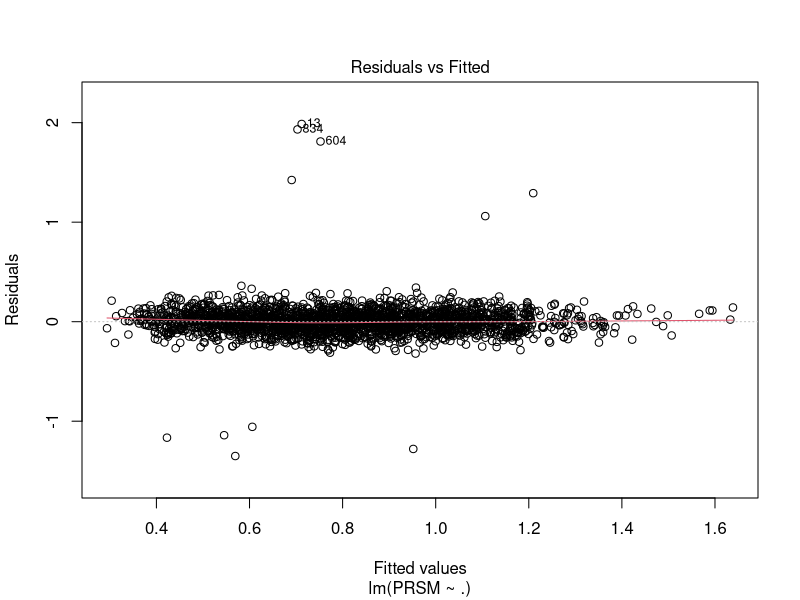
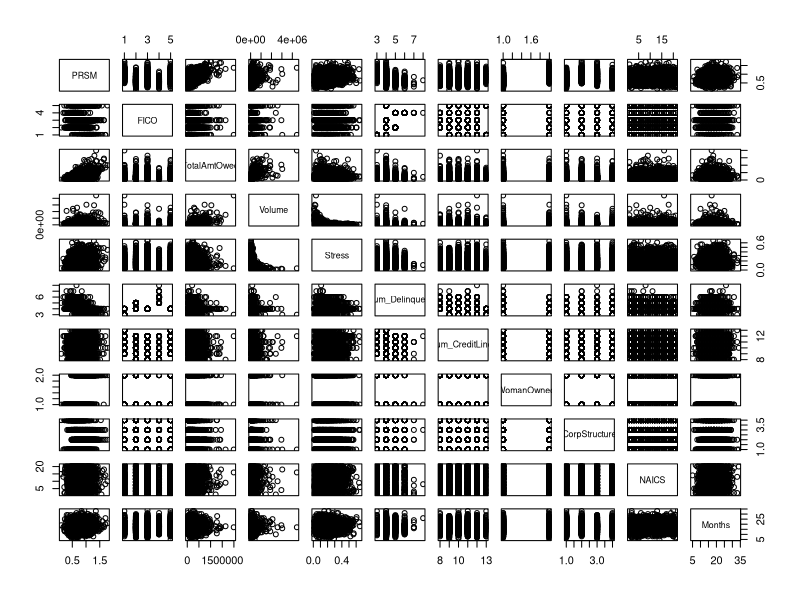
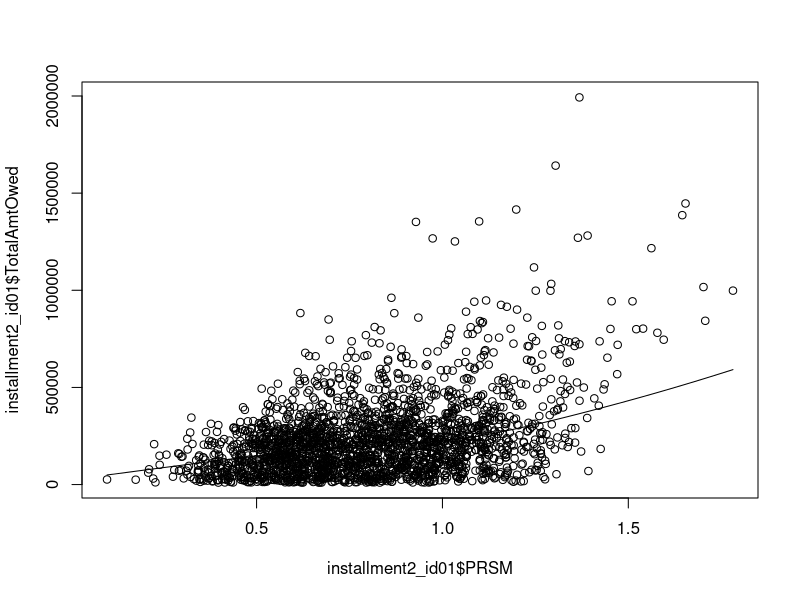
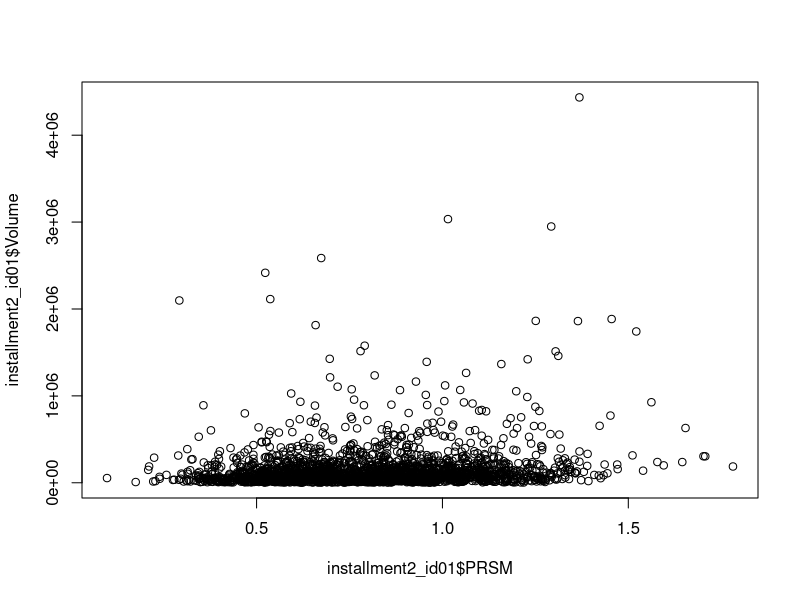
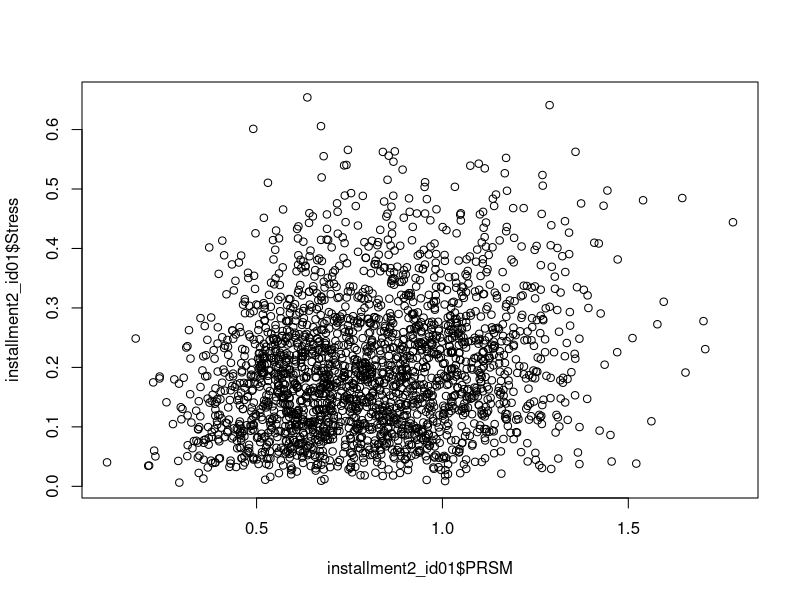
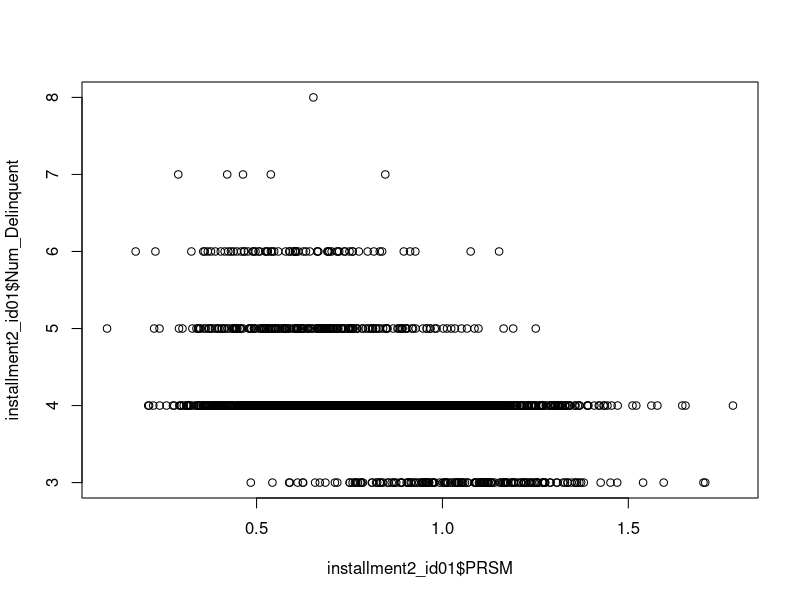
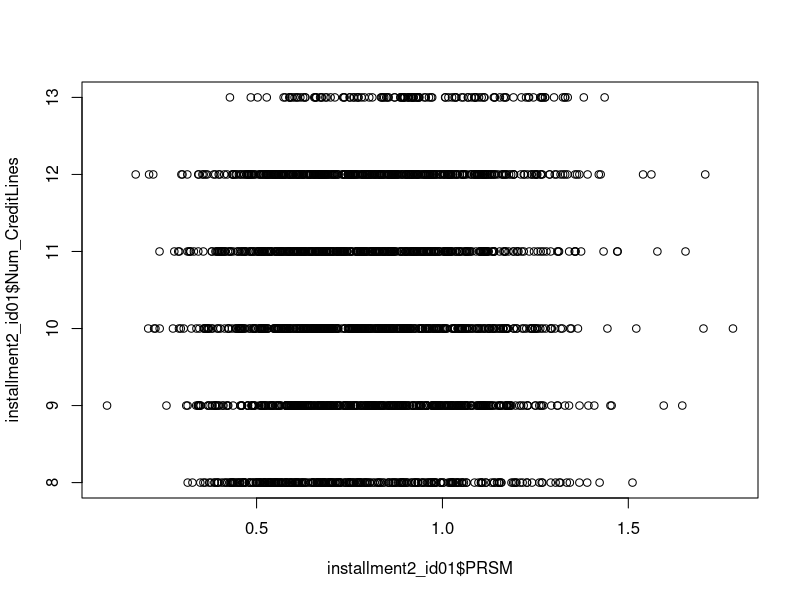
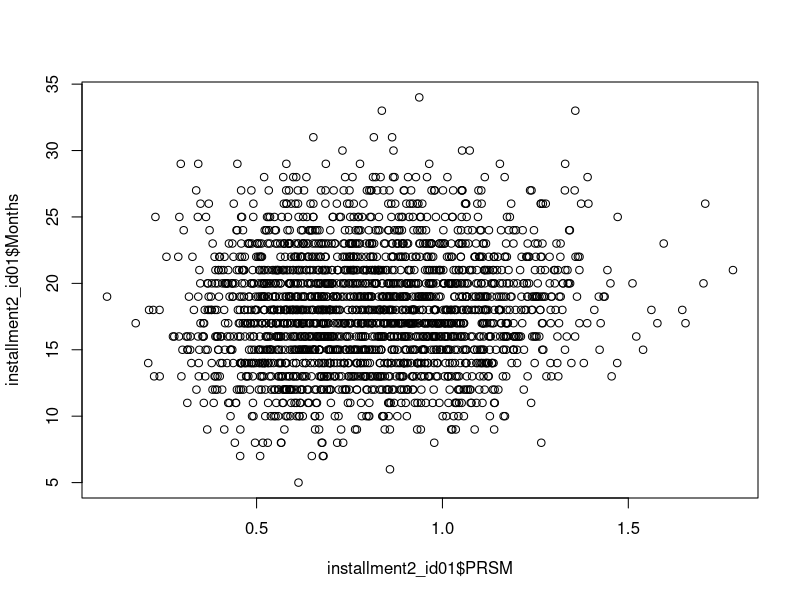

Here is the R script that generated these plots, in order:
rm(list = ls())

# install the environment 
library(tidyverse)
library(caret)
library(car)

# read the data
installment2_id01 = read.csv("installment2_id01.csv")

# make NAICS, WomanOwned, FICO categorical variables

installment2_id01 = installment2_id01 %>%
  mutate(NAICS = as.factor(NAICS),
         WomanOwned = as.factor(WomanOwned),
         CorpStructure = as.factor(CorpStructure),
         FICO = case_when(
           (300 <= FICO)&(FICO <= 579) ~ "Poor",
           (580 <= FICO)&(FICO <= 669) ~ "Fair",
           (670 <= FICO)&(FICO <= 739) ~ "Good",
           (740 <= FICO)&(FICO <= 799) ~ "Very Good",
           (800 <= FICO)&(FICO <= 850) ~ "Excellent",
         ))

model_rm_outliers = lm(PRSM ~. , data = installment2_id01)
installment2_id01$residual=residuals(model_rm_outliers)
plot(model_rm_outliers,1)

# remove 11 outliers observed in the plot (abs(residual)>=1)
installment2_id01 = installment2_id01 %>% 
  filter(abs(residual)<=1) %>% 
  select(-residual) 

# TODO: remove after certain months

installment2_id01 = installment2_id01 %>% 
  filter(abs(Months)<=60)

plot(installment2_id01)

# numeric: TotalAmtOwed, Volume, Stress, Num_Delinquent, Num_CreditLines, Months

plot(installment2_id01$PRSM, installment2_id01$TotalAmtOwed); lines(lowess(installment2_id01$PRSM, installment2_id01$TotalAmtOwed))
plot(installment2_id01$PRSM, installment2_id01$Volume)
plot(installment2_id01$PRSM, installment2_id01$Stress)
plot(installment2_id01$PRSM, installment2_id01$Num_Delinquent)
plot(installment2_id01$PRSM, installment2_id01$Num_CreditLines)
plot(installment2_id01$PRSM, installment2_id01$Months)

model_total = lm(PRSM ~ TotalAmtOwed, data = installment2_id01)
plot(installment2_id01$TotalAmtOwed, residuals(model_total),
     xlab = "TotalAmtOwed", ylab = "Residuals") +
lines(lowess(installment2_id01$TotalAmtOwed, residuals(model_total))) +
abline(h = 0, lty = 2)

model_volume = lm(PRSM ~ Volume, data = installment2_id01)
plot(installment2_id01$Volume, residuals(model_volume),
     xlab = "Volume", ylab = "Residuals") + 
  lines(lowess(installment2_id01$Volume, residuals(model_volume))) +
  abline(h = 0, lty = 2)

model_Stress = lm(PRSM ~ Stress, data = installment2_id01)
plot(installment2_id01$Stress, residuals(model_Stress),
     xlab = "Stress", ylab = "Residuals") +
lines(lowess(installment2_id01$Stress, residuals(model_Stress))) +
abline(h = 0, lty = 2)

model_Num_Delinquent = lm(PRSM ~ (Num_Delinquent), data = installment2_id01)
plot(installment2_id01$Num_Delinquent, residuals(model_Num_Delinquent),
     xlab = "Num_Delinquent", ylab = "Residuals") +
  lines(lowess(installment2_id01$Num_Delinquent, residuals(model_Num_Delinquent))) +
  abline(h = 0, lty = 2)

model_Num_CreditLines = lm(PRSM ~ Num_CreditLines, data = installment2_id01)
plot(installment2_id01$Num_CreditLines, residuals(model_Num_CreditLines),
     xlab = "Num_CreditLines", ylab = "Residuals") +
  lines(lowess(installment2_id01$Num_CreditLines, residuals(model_Num_CreditLines))) +
  abline(h = 0, lty = 2)

model_Months = lm(PRSM ~ Months, data = installment2_id01)
plot(installment2_id01$Months, residuals(model_Months),
     xlab = "Months", ylab = "Residuals") +
  lines(lowess(installment2_id01$Months, residuals(model_Months))) +
  abline(h = 0, lty = 2)

# model_0: Original model ####

model_0 = lm(PRSM ~. , data = installment2_id01)
summary(model_0)

# FICOFair, FICOGood, FICoPoor, FICOVery Good, TotalAmtOwed, Stress, WomanOwned1,
# CorpStructureLLC, CorpStructurePartner, CorpStructureSole, NAICS445131, Months are statistically significant (ss)

# FICOFair, FICOGood, FICoPoor, FICOVery Good, Stress, WomanOwned1, 
# CorpStructureLLC, CorpStructurePartner, CorpStructureSole, NAICS445131, Months are discernible

## Cross Validation ####

cv10 = trainControl(method = "cv", number = 10)
model_0_cv = train(PRSM ~. , data = installment2_id01, method ="lm", trControl =cv10)
print(model_0_cv) # RMSE: 0.1031926       

# model_1: Model with p_delinquent ####

installment2_id01_1 = installment2_id01 %>% 
  mutate(p_delinquent = Num_Delinquent/Num_CreditLines)
# p_delinquent is not ss.

model_1 = lm(PRSM ~. - Num_Delinquent - Num_CreditLines, data = installment2_id01_1)
summary(model_1)

## Cross Validation ####

model_1_cv = train(PRSM ~. - Num_Delinquent - Num_CreditLines, data = installment2_id01_1, method ="lm", trControl =cv10)
print(model_1_cv) # RMSE: 0.1033768        

# model_2: Model with corpstructure & months interaction ####

model_2 = lm(PRSM ~ FICO + TotalAmtOwed + Volume + Stress + Num_Delinquent + Num_CreditLines + WomanOwned + CorpStructure*Months + NAICS, data = installment2_id01)
summary(model_2)

## Cross Validation ####

model_2_cv = train(PRSM ~ FICO + TotalAmtOwed + Volume + Stress + Num_Delinquent + Num_CreditLines + WomanOwned + CorpStructure*Months + NAICS, data = installment2_id01, method ="lm", trControl =cv10)
print(model_2_cv) # RMSE: 0.1029841           

# model_3: Model with raw FICO score ####

installment2_id01_2 = read.csv("installment2_id01.csv") %>%
  mutate(NAICS = as.factor(NAICS),
         WomanOwned = as.factor(WomanOwned),
         CorpStructure = as.factor(CorpStructure))
model_rm_outliers = lm(PRSM ~. , data = installment2_id01_2)
installment2_id01_2$residual=residuals(model_rm_outliers)

# remove 11 outliers observed in the plot (abs(residual)>=1)
installment2_id01_2 = installment2_id01_2 %>% 
  filter(abs(residual)<=1) %>% 
  select(-residual) 

# remove after certain months
model_rm_long_months = lm(PRSM ~ Months, data = installment2_id01_2)
plot(model_rm_long_months,1)
installment2_id01_2$fitted=fitted.values(model_rm_long_months)
installment2_id01_2 = installment2_id01_2 %>% 
  filter(abs(fitted)<=0.84) %>% 
  select(-fitted) 

model_3 = lm(PRSM ~. , data = installment2_id01_2)
summary(model_3)

## Cross Validation ####

model_3_cv = train(PRSM ~. , data = installment2_id01_2, method ="lm", trControl =cv10)
print(model_3_cv) # RMSE: 0.1063085     

# model_4: Model with corpstructure & months interaction + raw fico score ####

model_4 = lm(PRSM ~ FICO + TotalAmtOwed + Volume + Stress + Num_Delinquent + Num_CreditLines + WomanOwned + CorpStructure*Months + NAICS , data = installment2_id01_2)
summary(model_4)

## Cross Validation ####

model_4_cv = train(PRSM ~ FICO + TotalAmtOwed + Volume + Stress + Num_Delinquent + Num_CreditLines + WomanOwned + CorpStructure*Months + NAICS , data = installment2_id01_2, method ="lm", trControl =cv10)
print(model_4_cv) # RMSE: 0.1056763  

# model_5: Model with corpstructure & months interaction + transforming totalamtowed cube ####

model_5 = lm(PRSM ~ FICO + I(TotalAmtOwed^(1/2)) + Volume + Stress + Num_Delinquent + Num_CreditLines + WomanOwned + CorpStructure*Months + NAICS, data = installment2_id01)
summary(model_5)

## Cross Validation ####

model_5_cv = train(PRSM ~ FICO + I(TotalAmtOwed^(1/2)) + Volume + Stress + Num_Delinquent + Num_CreditLines + WomanOwned + CorpStructure*Months + NAICS, data = installment2_id01, method ="lm", trControl =cv10)
print(model_5_cv) # RMSE: 0.1071255      

# model_6: Model with corpstructure & months interaction + transforming totalamtowed & volume ####

model_6 = lm(PRSM ~ FICO + I(TotalAmtOwed^(0.5)) + I(Volume^(1/3)) + Stress + Num_Delinquent + Num_CreditLines + WomanOwned + CorpStructure*Months + NAICS, data = installment2_id01)
summary(model_6)

## Cross Validation ####

model_6_cv = train(PRSM ~ FICO + I(TotalAmtOwed^(0.5)) + I(Volume^(1/3)) + Stress + Num_Delinquent + Num_CreditLines + WomanOwned + CorpStructure*Months + NAICS, data = installment2_id01, method ="lm", trControl =cv10)
print(model_6_cv) # RMSE: 0.1067479      

# model_7: Model with corpstructure & months interaction + remove ####

model_7 = lm(PRSM ~ FICO + TotalAmtOwed + Stress + WomanOwned + CorpStructure*Months + NAICS, data = installment2_id01)
summary(model_7)

## Cross Validation ####

model_7_cv = train(PRSM ~ FICO + TotalAmtOwed + I(Stress^0.5) + WomanOwned + CorpStructure*Months + NAICS, data = installment2_id01, method ="lm", trControl =cv10)
print(model_7_cv) # RMSE: 0.1029772           

# model_8: Model with corpstructure & months interaction + transforming totalamtowed & removing volume and NAICS ####

model_8 = lm(PRSM ~ FICO + Stress + I(8*TotalAmtOwed) + WomanOwned + CorpStructure*Months, data = installment2_id01)
summary(model_8)

## Cross Validation ####

model_8_cv = train(PRSM ~ FICO + Stress + I(8*TotalAmtOwed) + WomanOwned + CorpStructure*Months, data = installment2_id01, method ="lm", trControl =cv10)
print(model_8_cv) # RMSE: 0.1028501           


# boxTidwell (transform)
?boxTidwell()
# Evaluation 1 

evaluation_data = read_csv(file = "installment2_evaluation_data.csv")
# here: do any necessary transformation or create any additional needed predictors
 
evaluation_data = evaluation_data %>%
  mutate(NAICS = as.factor(NAICS),
         WomanOwned = as.factor(WomanOwned),
         CorpStructure = as.factor(CorpStructure),
         FICO = case_when(
           (300 <= FICO)&(FICO <= 579) ~ "Poor",
           (580 <= FICO)&(FICO <= 669) ~ "Fair",
           (670 <= FICO)&(FICO <= 739) ~ "Good",
           (740 <= FICO)&(FICO <= 799) ~ "Very Good",
           (800 <= FICO)&(FICO <= 850) ~ "Excellent",
         ))
